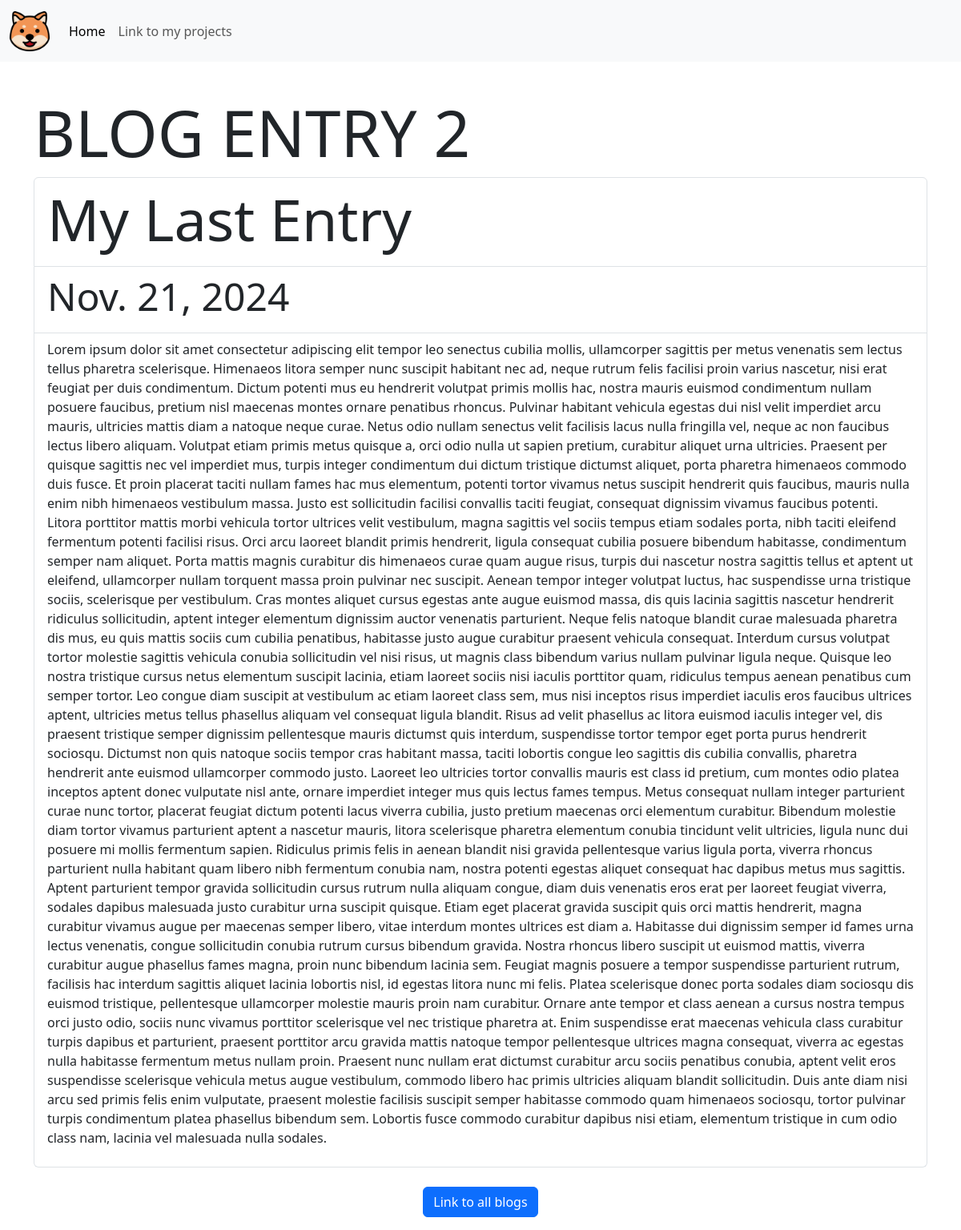
The app's page /blog/2/ with its own data.
### blog/models.py (models this page shows)
class Blog(models.Model):
    title = models.CharField(max_length=200)
    data = models.DateField()
    description = models.TextField()

### blog/views.py (the view)
# urls.py: path('<int:blog_id>/', views.detail,name='detail')
def detail(request, blog_id):
    blog = get_object_or_404(Blog, pk=blog_id)
    return render(request, 'blog/detail.html',{'blog':blog})

### blog/templates/blog/detail.html
<!DOCTYPE html>
{%extends 'blog/base.html'%} {% block content %} {%load static%}
<br />
<div class="container mt-3">
	<h1 class="display-1">BLOG ENTRY {{blog.id}}</h1>
	<ul class="list-group">
		<li class="list-group-item">
			<h2 class="display-2">{{blog.title}}</h2>
		</li>
		<li class="list-group-item">
			<h5 class="display-5">{{blog.data}}</h5>
		</li>
		<li class="list-group-item">
			<p>{{blog.description}}</p>
		</li>
	</ul>
	<br />
	<p class="text-center">
		<a href="javascript:history.back()" class="btn btn-primary"
			>Link to all blogs</a
		>
	</p>
</div>
{%endblock%}

### records on screen
Blog: id "2", title "My Last Entry", data "Nov. 21, 2024", description "Lorem ipsum dolor sit amet consectetur adipiscing elit tempor leo senectus cubilia mollis, ullamcorper sagittis per metus venenatis sem lectus tellus pharetra scelerisque. Himenaeos litora semper nunc suscipit habitant nec ad, neque rutrum felis facilisi proin varius nascetur, nisi erat feugiat per duis condimentum. Dictum potenti mus eu hendrerit volutpat primis mollis hac, nostra mauris euismod condimentum nullam posuere faucibus, pretium nisl maecenas montes ornare penatibus rhoncus. Pulvinar habitant vehicula egestas dui nisl velit imperdiet arcu mauris, ultricies mattis diam a natoque neque curae. Netus odio nullam senectus velit facilisis lacus nulla fringilla vel, neque ac non…"
